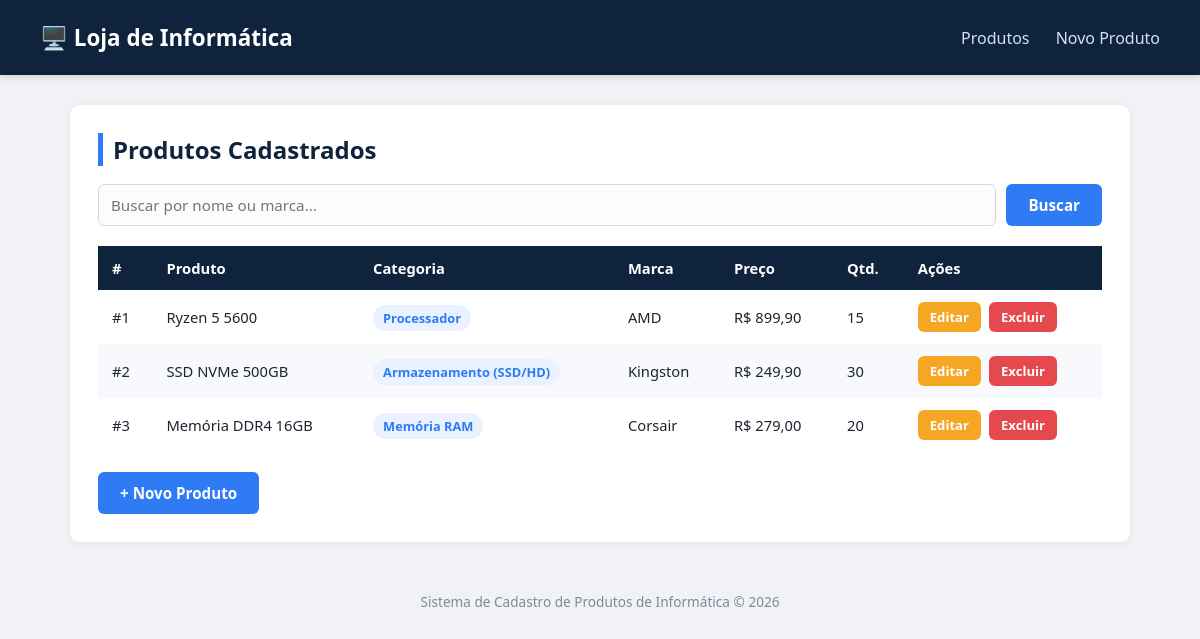
The page / on the database its author committed.
### tables this page shows
CREATE TABLE IF NOT EXISTS produtos (
    id INT AUTO_INCREMENT PRIMARY KEY,
    nome VARCHAR(120) NOT NULL,
    categoria_id INT NOT NULL,
    marca VARCHAR(60) NOT NULL,
    preco DECIMAL(10,2) NOT NULL DEFAULT 0.00,
    quantidade INT NOT NULL DEFAULT 0,
    descricao TEXT NULL,
    data_cadastro DATETIME NOT NULL DEFAULT CURRENT_TIMESTAMP,
    CONSTRAINT fk_produtos_categoria
        FOREIGN KEY (categoria_id) REFERENCES categorias(id)
        ON UPDATE CASCADE
        ON DELETE RESTRICT
);

CREATE TABLE IF NOT EXISTS categorias (
    id INT AUTO_INCREMENT PRIMARY KEY,
    nome VARCHAR(60) NOT NULL UNIQUE
);

### index.php (the view, shortened to what this page needs)
<?php
require_once 'config.php';
$termo = isset($_GET['busca']) ? trim($_GET['busca']) : '';
$sql = "SELECT p.*, c.nome AS categoria_nome
        FROM produtos p
        INNER JOIN categorias c ON c.id = p.categoria_id";
$sql .= " ORDER BY p.data_cadastro DESC";
$stmt = $pdo->prepare($sql);
$stmt->execute();
$produtos = $stmt->fetchAll();
?>
<!DOCTYPE html>
<html lang="pt-br">
<head>
    <link rel="stylesheet" href="style.css">
</head>
<body>
<header>
    <h1>🖥️ Loja de Informática</h1>
    <nav>
        <a href="index.php">Produtos</a>
        <a href="cadastrar.php">Novo Produto</a>
    </nav>
</header>
<div class="container">
    <div class="card">
        <h2>Produtos Cadastrados</h2>
        <form class="busca-form" method="get" action="index.php">
            <input type="text" name="busca" placeholder="Buscar por nome ou marca..." value="<?= htmlspecialchars($termo) ?>">
            <button type="submit" class="btn btn-primary">Buscar</button>
        </form>
        <?php if (count($produtos) === 0): ?>
            <div class="vazio">Nenhum produto encontrado.</div>
        <?php else: ?>
            <table>
                <thead>
                    <tr>
                        <th>#</th>
                        <th>Produto</th>
                        <th>Categoria</th>
                        <th>Marca</th>
                        <th>Preço</th>
                        <th>Qtd.</th>
                        <th>Ações</th>
                    </tr>
                </thead>
                <tbody>
                <?php foreach ($produtos as $p): ?>
                    <tr>
                        <td>#<?= $p['id'] ?></td>
                        <td><?= htmlspecialchars($p['nome']) ?></td>
                        <td><span class="badge"><?= htmlspecialchars($p['categoria_nome']) ?></span></td>
                        <td><?= htmlspecialchars($p['marca']) ?></td>
                        <td>R$ <?= number_format($p['preco'], 2, ',', '.') ?></td>
                        <td><?= (int)$p['quantidade'] ?></td>
                        <td>
                            <div class="tabela-acoes">
                                <a class="btn btn-warning" href="editar.php?id=<?= $p['id'] ?>">Editar</a>
                                <a class="btn btn-danger" href="excluir.php?id=<?= $p['id'] ?>"
                                   onclick="return confirm('Deseja realmente excluir este produto?')">Excluir</a>
                            </div>
                        </td>
                    </tr>
                <?php endforeach; ?>
                </tbody>
            </table>
        <?php endif; ?>
        <div class="acoes">
            <a href="cadastrar.php" class="btn btn-primary">+ Novo Produto</a>
        </div>
    </div>
</div>
<footer>Sistema de Cadastro de Produtos de Informática &copy; <?= date('Y') ?></footer>
</body>
</html>

### style.css (style rules this page uses)
* { box-sizing: border-box; margin: 0; padding: 0; font-family: 'Segoe UI', Arial, sans-serif; }
body { background: #f0f2f5; color: #1c2530; }
header { background: #10233c; color: #fff; padding: 22px 40px; display: flex; align-items: center; justify-content: space-between; box-shadow: 0 2px 6px rgba(0,0,0,0.15); }
header h1 { font-size: 1.4rem; display: flex; align-items: center; gap: 10px; }
nav a { color: #cfe1ff; text-decoration: none; margin-left: 22px; font-weight: 500; transition: color .2s; }
.container { max-width: 1100px; margin: 30px auto; padding: 0 20px; }
.card { background: #fff; border-radius: 10px; padding: 28px; box-shadow: 0 2px 10px rgba(0,0,0,0.06); margin-bottom: 24px; }
h2 { margin-bottom: 18px; color: #10233c; border-left: 5px solid #2f7bf5; padding-left: 10px; }
input, select, textarea { width: 100%; padding: 10px 12px; border: 1px solid #d3d9e2; border-radius: 6px; font-size: 0.95rem; background: #fbfcfe; transition: border-color .2s, box-shadow .2s; }
.btn { display: inline-block; border: none; cursor: pointer; padding: 11px 22px; border-radius: 6px; font-size: 0.95rem; font-weight: 600; text-decoration: none; transition: filter .2s, transform .05s; }
.btn-primary { background: #2f7bf5; color: #fff; }
.btn-danger { background: #e5484d; color: #fff; }
.btn-warning { background: #f5a623; color: #fff; }
.acoes { margin-top: 20px; display: flex; gap: 12px; }
table { width: 100%; border-collapse: collapse; }
thead { background: #10233c; color: #fff; }
th, td { padding: 12px 14px; text-align: left; font-size: 0.92rem; }
tbody tr:nth-child(even) { background: #f7f9fc; }
.badge { background: #eaf1ff; color: #2f7bf5; padding: 4px 10px; border-radius: 999px; font-size: 0.8rem; font-weight: 600; }
.tabela-acoes { display: flex; gap: 8px; }
.tabela-acoes .btn { padding: 6px 12px; font-size: 0.82rem; }
.busca-form { display: flex; gap: 10px; margin-bottom: 20px; }
.busca-form input { flex: 1; }
footer { text-align: center; padding: 20px; color: #7d8a9c; font-size: 0.85rem; }

### rows shown on the page
produtos: id "1", nome "Ryzen 5 5600", categoria.nome "Processador", marca "AMD", preco "899,90", quantidade "15"
produtos: id "2", nome "SSD NVMe 500GB", categoria.nome "Armazenamento (SSD/HD)", marca "Kingston", preco "249,90", quantidade "30"
produtos: id "3", nome "Memória DDR4 16GB", categoria.nome "Memória RAM", marca "Corsair", preco "279,00", quantidade "20"
